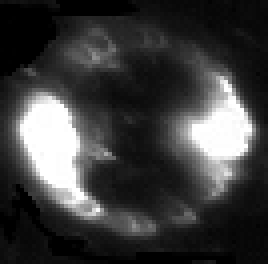
#> input picture generated/generated_images/data/one_bubble.tif, 67 x 66 px (shown 4 times larger)
$ python create_bubble_image.py
#> lines starting #> are read from the running program, lines starting #| are printed output that depends on the picture; after the words box and inside, x2 and y2 are one past the last pixel; in counts of white or black regions, pixels touching at a corner belong together
### generated/generated_images/generate_functions.py
import cv2 as cv
import numpy as np
from numpy.random import default_rng

# Show image
def show_image(image):
    """ Function to show image until key is pressed"""
    cv.namedWindow('image',cv.WINDOW_NORMAL)
    cv.resizeWindow('image',(1000,1000))
    cv.imshow('image',image)
    cv.waitKey(0)
    cv.destroyAllWindows()

def generate_single_bubble_random(image):
    """ Process a single bubble image and randomly
        rotate and resize it """

    # Generate random scale factor
    # (between 2 and 0.2 because we have bubbles of radius (6,60) and
    # our bubble image has radius 30
    # random_scale = (1.8-0.5) * np.random.rand(1) + 0.2
    random_scale = default_rng().normal(1,0.3)

    # Now resize the image to get a random radius (do we really want that? TODO maybe necessary only flip image because we always want to have illumination from the sides)
    image = cv.resize(image, (0,0), fx=random_scale, fy=random_scale)

    # Now we turn the bubble to some angle between 0 and 360 (361 is not included!)
    angle = np.random.randint(361)
    image_center = tuple(np.array(image.shape[1::-1]) / 2)
    rot_mat = cv.getRotationMatrix2D(image_center, angle, 1.0)
    result = cv.warpAffine(image, rot_mat, image.shape[1::-1], flags=cv.INTER_LINEAR)

    return result, random_scale

def find_index(image,bubble):
    """ Give index which don't overlap """

    # First get image size in pixels
    x,y = image.shape[0:2]

    # Then get a random position within the image
    x_loc = np.random.randint(x - bubble.shape[0] + 1)
    y_loc = np.random.randint(y - bubble.shape[1] + 1)

    # Find index of image in the picture
    x_start = x_loc
    x_end = x_loc + bubble.shape[0]
    y_start = y_loc
    y_end = y_loc + bubble.shape[1]

    # Check if the considered block is fully black (all zeros)
    all_zero = not image[x_start:x_end,y_start:y_end].any()

    # If yes, return the given values, else generate again
    if all_zero is True:
        return x_start,x_end,y_start,y_end
    else:
        return find_index(image,bubble)

def place_single_bubble(image,bubble):
    """ Place single bubble without overlaps in the larger image """

    # Get the index for the bubble to be placed
    x_start,x_end,y_start,y_end = find_index(image,bubble)

    # Place image in the given position
    image[x_start:x_end,y_start:y_end] = bubble

    # Return the processed image
    return image

def generate_noise(image,probability):
    """ generate random white noise in the image """

    # Set white color for both B&W and RGB image
    if len(image.shape) == 2:
        white = 255
    else:
        white =  np.array([255, 255, 255], dtype='uint8')

    # Generate random numbers
    probs = np.random.random(image.shape[:2])
    image[probs < (probability / 2)] = white

    return image

### generated/generated_images/create_bubble_image.py
#!/usr/bin/env python3
# -*- coding: utf-8 -*-
"""
This code generates an image with many bubbles starting from one single bubble.

Last modification: 29/08/2020
Author: Alessandro Battistella
"""

# Imports
import cv2 as cv
import numpy as np

# Functions
import generate_functions as g

# Parameters
N = 200
noise = False

# Image size in pixels
height = 2000
width = 2000

# Open the one_bubble image
single_bubble = cv.imread('data/one_bubble.tif')
#> single_bubble is the input picture: shape (66, 67, 3); min 0, max 255, mean 60.8

# Create a black image
image = np.zeros((height,width,3),np.uint8)

# Bubble size distribution
radii = np.zeros(N)

# Now put all bubbles in the image randomly
for i in range(1,N+1):

    # Generate random single bubble image
    processed_single_bubble, scale = g.generate_single_bubble_random(single_bubble)
    radii[i-1] = np.around(30 * scale)

    # Now we place the bubble into the larger image (without overlaps)
    image = g.place_single_bubble(image,processed_single_bubble)
#> this loop made 200 passes
#> scale on passes 1 to 3: 0.936, 0.819, 0.719
#> pass 1, in generate_single_bubble_random, `image = cv.resize(image, (0,0), fx=random_scale, fy=random_scale)`:
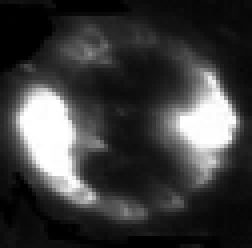
#> image: shape (62, 63, 3) (shown 4 times larger); min 0, max 255, mean 60.3
#> pass 1, in generate_single_bubble_random, `result = cv.warpAffine(image, rot_mat, image.shape[1::-1], flags=cv.IN..`:
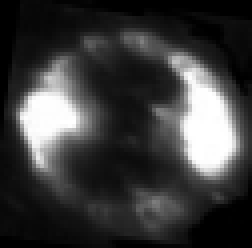
#> result: shape (62, 63, 3) (shown 4 times larger); min 0, max 255, mean 59.7
#> pass 1, `image = g.place_single_bubble(image,processed_single_bubble)`:
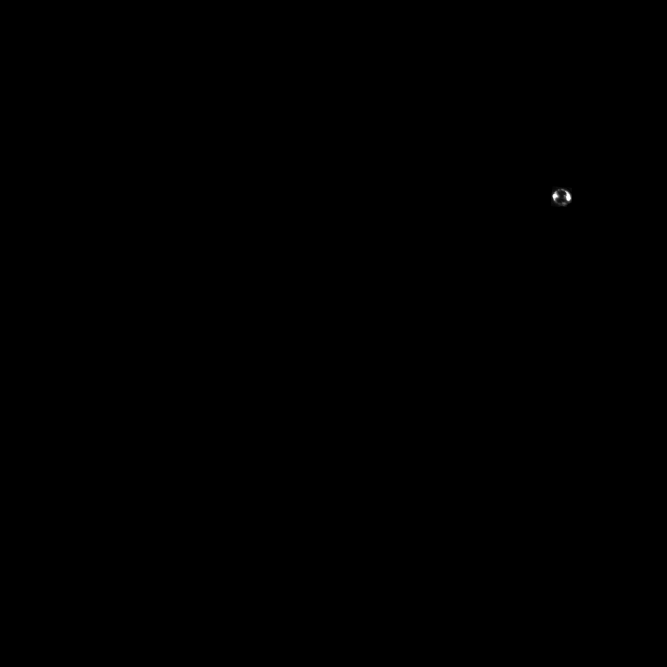
#> image: shape (2000, 2000, 3) (shown at 1/3 size); min 0, max 255, mean 0.1
#> pass 2, in generate_single_bubble_random (call 2), `image = cv.resize(image, (0,0), fx=random_scale, fy=random_scale)`:
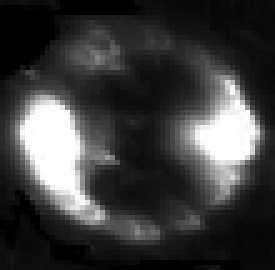
#> image: shape (54, 55, 3) (shown 5 times larger); min 0, max 255, mean 60.7
#> after the loop:
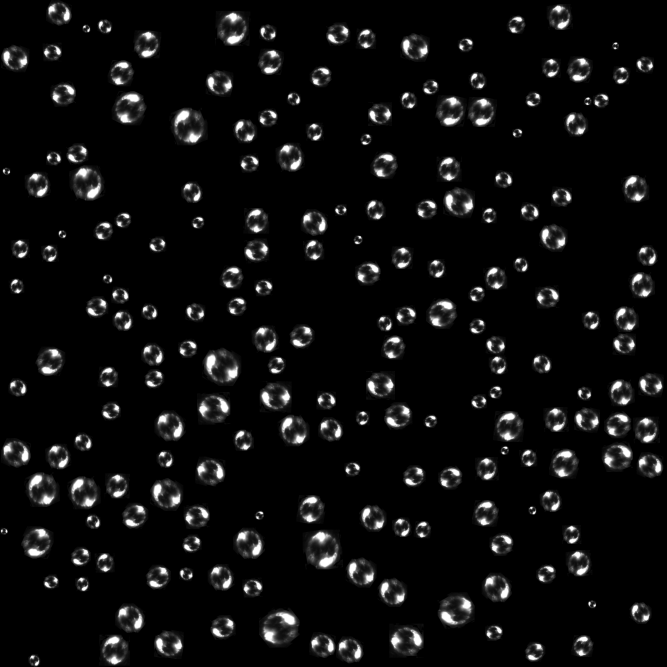
#> image: shape (2000, 2000, 3) (shown at 1/3 size); min 0, max 255, mean 14.9

# g.show_image(image)

# Add noise
image = g.generate_noise(image,0.1)
#> in generate_noise, `image[probs < (probability / 2)] = white`:
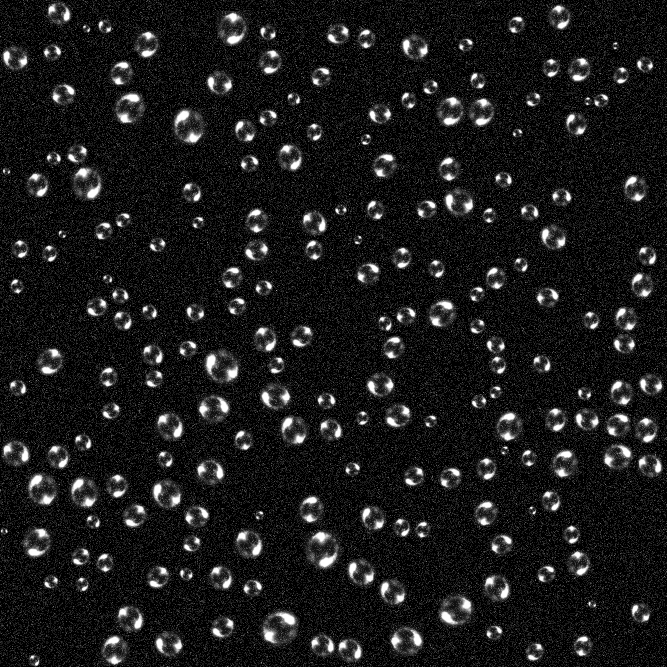
#> image: shape (2000, 2000, 3) (shown at 1/3 size); 4.97% of pixels changed, all inside (x1, y1, x2, y2) = (0, 0, 2000, 2000)
g.show_image(image)

# Write the image
cv.imwrite('data/data1.tif',image)

# Save bubble size distribution
np.save('results/generated_distribution.npy', radii)
